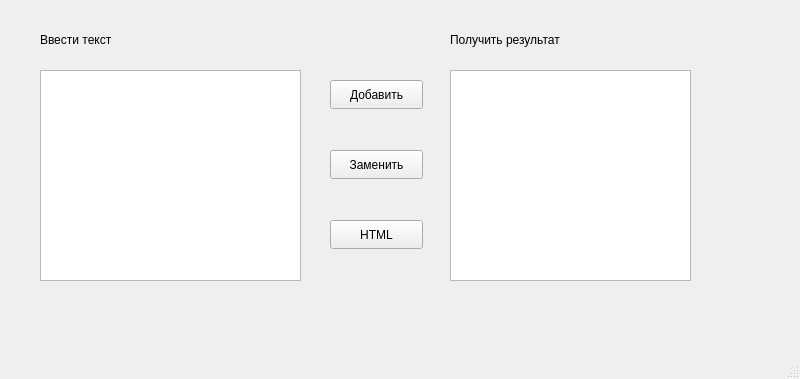
<?xml version="1.0" encoding="UTF-8"?>
<ui version="4.0">
 <class>MainWindow</class>
 <widget class="QMainWindow" name="MainWindow">
  <property name="geometry">
   <rect>
    <x>0</x>
    <y>0</y>
    <width>800</width>
    <height>379</height>
   </rect>
  </property>
  <property name="windowTitle">
   <string>MainWindow</string>
  </property>
  <widget class="QWidget" name="centralwidget">
   <widget class="QLabel" name="label">
    <property name="geometry">
     <rect>
      <x>40</x>
      <y>30</y>
      <width>91</width>
      <height>20</height>
     </rect>
    </property>
    <property name="text">
     <string>Ввести текст</string>
    </property>
   </widget>
   <widget class="QLabel" name="label_2">
    <property name="geometry">
     <rect>
      <x>450</x>
      <y>30</y>
      <width>151</width>
      <height>20</height>
     </rect>
    </property>
    <property name="text">
     <string>Получить результат</string>
    </property>
   </widget>
   <widget class="QPushButton" name="pushButton">
    <property name="geometry">
     <rect>
      <x>330</x>
      <y>80</y>
      <width>93</width>
      <height>29</height>
     </rect>
    </property>
    <property name="text">
     <string>Добавить</string>
    </property>
   </widget>
   <widget class="QPlainTextEdit" name="getEdit">
    <property name="geometry">
     <rect>
      <x>40</x>
      <y>70</y>
      <width>261</width>
      <height>211</height>
     </rect>
    </property>
   </widget>
   <widget class="QPlainTextEdit" name="resultEdit">
    <property name="geometry">
     <rect>
      <x>450</x>
      <y>70</y>
      <width>241</width>
      <height>211</height>
     </rect>
    </property>
   </widget>
   <widget class="QPushButton" name="pushButton_2">
    <property name="geometry">
     <rect>
      <x>330</x>
      <y>150</y>
      <width>93</width>
      <height>29</height>
     </rect>
    </property>
    <property name="text">
     <string>Заменить</string>
    </property>
   </widget>
   <widget class="QPushButton" name="pushButton_3">
    <property name="geometry">
     <rect>
      <x>330</x>
      <y>220</y>
      <width>93</width>
      <height>29</height>
     </rect>
    </property>
    <property name="text">
     <string>HTML</string>
    </property>
   </widget>
  </widget>
  <widget class="QMenuBar" name="menubar">
   <property name="geometry">
    <rect>
     <x>0</x>
     <y>0</y>
     <width>800</width>
     <height>26</height>
    </rect>
   </property>
  </widget>
  <widget class="QStatusBar" name="statusbar"/>
 </widget>
 <resources/>
 <connections/>
</ui>
